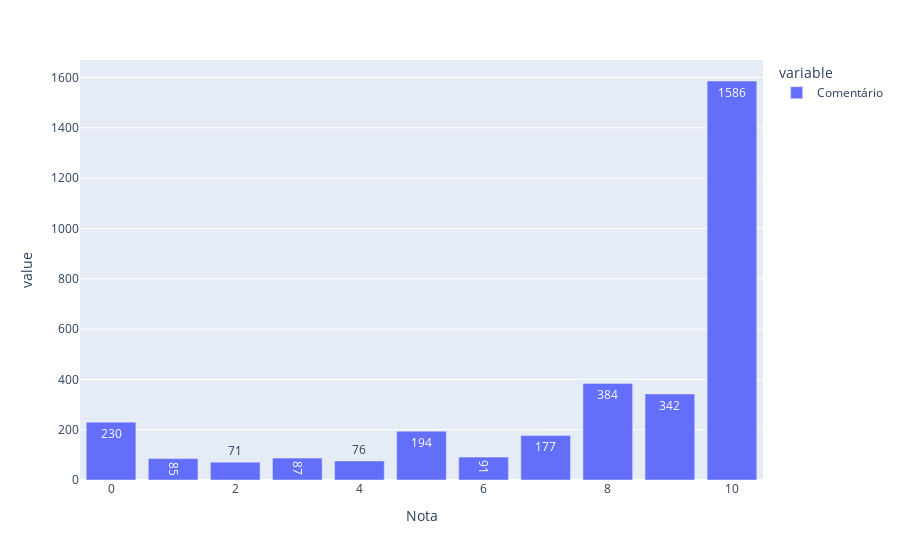

Notebook source saved alongside this figure:
### Markdown cell above
### 2.1 Avaliando a distribuição dos dados

### Code cell
px.bar(df.groupby('Nota').count()['Comentário'], text_auto=True)

### Figure 1 — Plotly figure (JSON) as saved in the notebook; plotly's stock layout.template omitted (floating-point values rounded to 4 significant figures)
{"data": [{"alignmentgroup": "True", "hovertemplate": "variable=Comentário<br>Nota=%{x}<br>value=%{y}<extra></extra>", "legendgroup": "Comentário", "marker": {"color": "#636efa", "pattern": {"shape": ""}}, "name": "Comentário", "offsetgroup": "Comentário", "orientation": "v", "showlegend": true, "textposition": "auto", "texttemplate": "%{y}", "type": "bar", "x": [0, 1, 2, 3, 4, 5, 6, 7, 8, 9, 10], "xaxis": "x", "y": [230, 85, 71, 87, 76, 194, 91, 177, 384, 342, 1586], "yaxis": "y"}], "layout": {"barmode": "relative", "legend": {"title": {"text": "variable"}, "tracegroupgap": 0}, "margin": {"t": 60}, "xaxis": {"anchor": "y", "domain": [0, 1], "title": {"text": "Nota"}}, "yaxis": {"anchor": "x", "domain": [0, 1], "title": {"text": "value"}}}}
